Frame 1 (no input): blank canvas, image omitted
Frame 60 (no input): blank canvas, image omitted
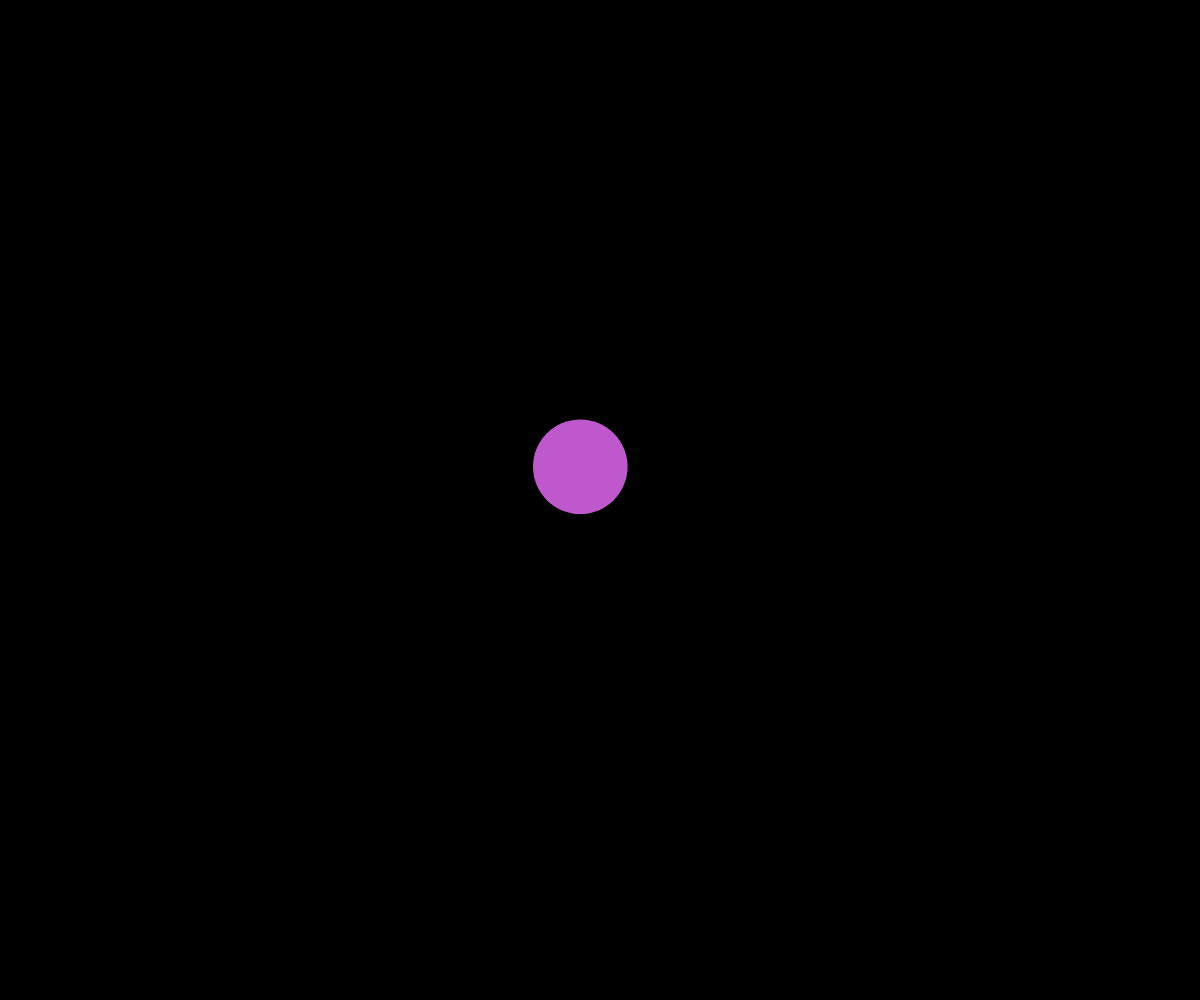
Frame 120 (the mouse pressed at the canvas centre since frame 60)

The p5.js sketch whose frames 1 and 60 were blank and that drew this single picture after the mouse press (run headless with seeded random() and noise() and a simulated clock; from frame 60 on, the mouse is pressed at the canvas centre):

// p5.js sketch
// ── sketch.js
// Connected Nodes Demo

let nodes = [];

function setup() {
  createCanvas(windowWidth, windowHeight);
}

function draw() {
  background(0);

  //draw the lines
  for (let node of nodes) {
    node.update();
    node.connectTo(nodes);
  }
  
  //draw circles overtop of lines
  for (let node of nodes) {
    node.display();
  }

  if (keyIsPressed) {
    placeNode();
  }
}

function mousePressed() {
  placeNode();
}

function placeNode() {
  let somePoint = new MovingPoint(mouseX, mouseY);
  nodes.push(somePoint);
}

class MovingPoint {
  constructor(x,y) {
    this.x = x;
    this.y = y;
    this.radius = 15;
    this.xTime = random(1000);
    this.yTime = random(1000);
    this.color = color(random(255), random(255), random(255));
    this.speed = 5;
    this.deltaTime = 0.05;
    this.reach = 500;
    this.minSize = 15;
    this.maxSize = 50;
  }

  display() {
    noStroke();
    fill(this.color);
    circle(this.x, this.y, this.radius * 2);
  }

  update() {
    this.move();
    this.wrapAround();
    this.adjustSize();
  }

  adjustSize() {
    let mouseDistance = dist(mouseX, mouseY, this.x, this.y);

    if (mouseDistance < this.reach) {
      let theSize = map(mouseDistance, 0, this.reach, this.maxSize, this.minSize);
      this.radius = theSize;
    }
    else {
      this.radius = 15;
    }
  }

  connectTo(nodesArray) {
    for (let otherNode of nodesArray) {
      if (this !== otherNode) {
        let distanceApart = dist(this.x, this.y, otherNode.x, otherNode.y);
  
        if (distanceApart < this.reach) {
          stroke(this.color);
          line(this.x, this.y, otherNode.x, otherNode.y);
        }
      }
    }
  }

  wrapAround() {
    if (this.x < 0) {
      this.x += windowWidth;
    }
    if (this.x > windowWidth) {
      this.x -= windowWidth;
    }
    if (this.y < 0) {
      this.y += windowHeight;
    }
    if (this.y > windowHeight) {
      this.y -= windowHeight;
    }
  }
  
  move() {
    let dx = noise(this.xTime);
    let dy = noise(this.yTime);
  
    //scale from 0-1
    dx = map(dx, 0, 1, -this.speed, this.speed);
    dy = map(dy, 0, 1, -this.speed, this.speed);
  
    //move point
    this.x += dx;
    this.y += dy;
  
    //move on time axis
    this.xTime += this.deltaTime;
    this.yTime += this.deltaTime;
  }

}
